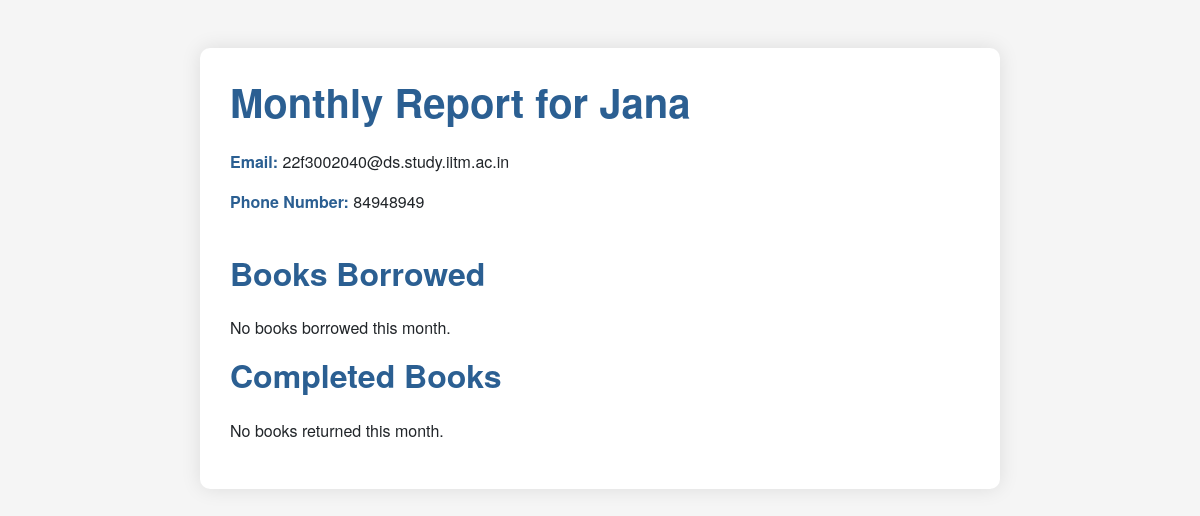
Before: /render/1 with the older database file.
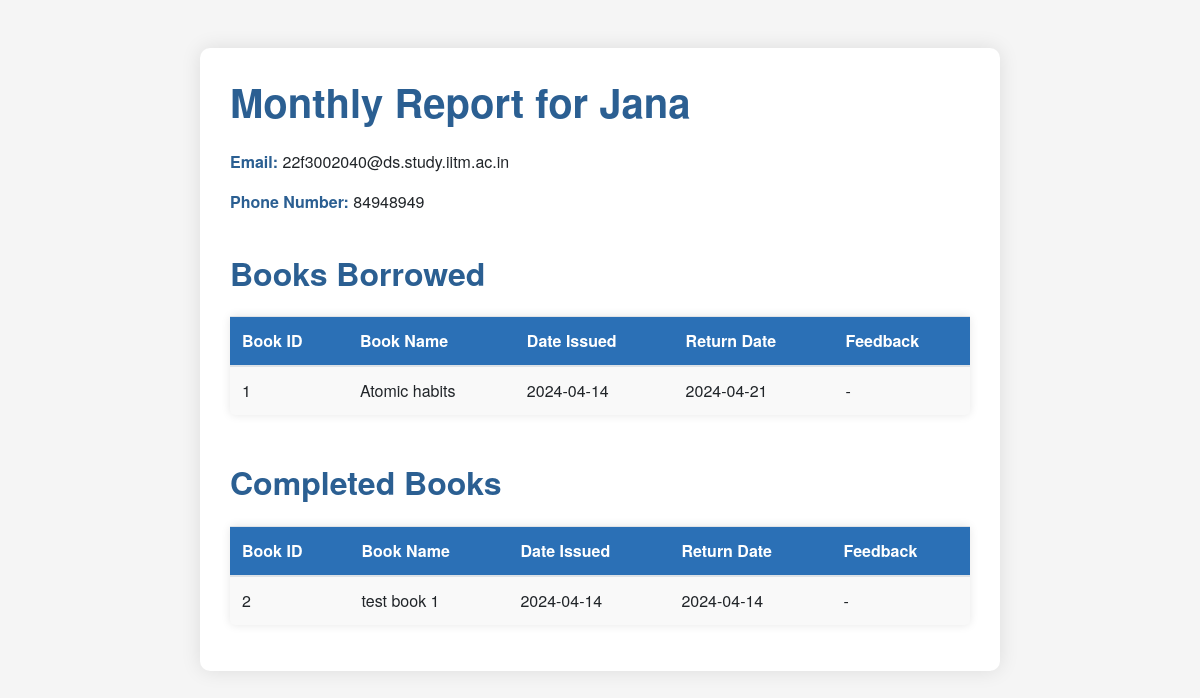
After: the same page with the newer database file.
### models.py (models this page shows)
class User(db.Model):
    id = db.Column(db.Integer, primary_key=True, autoincrement=True)
    username = db.Column(db.String(80), unique=True, nullable=False)
    email = db.Column(db.String(120), unique=True, nullable=False)
    number = db.Column(db.Integer, unique=True, nullable=False)
    password = db.Column(db.String(120), unique=True)
    role = db.Column(db.String(50), nullable=False, default='User')
    books = db.relationship('Book', secondary='user_books', lazy='subquery',
                            backref=db.backref('users', lazy=True))
    last_visited = db.Column(db.Date)

class Book(db.Model):
    id = db.Column(db.Integer, primary_key=True)
    name = db.Column(db.String(80), unique=True, nullable=False)
    content = db.Column(db.String, nullable=False)
    author = db.Column(db.String, nullable=False)
    image_filename = db.Column(db.String(255))
    section_id = db.Column(db.Integer, db.ForeignKey('section.id'))

class UserBooks(db.Model):
    __tablename__ = 'user_books'
    user_id = db.Column(db.Integer, db.ForeignKey('user.id'), primary_key=True)
    book_id = db.Column(db.Integer, db.ForeignKey('book.id'), primary_key=True)
    feedback = db.Column(db.String)
    date_issued = db.Column(db.Date, nullable=False, default=date.today())
    return_date = db.Column(db.Date, nullable=False,
                            default=date.today() + timedelta(days=7))
    returned_on = db.Column(db.Date, nullable=True)

### app.py (the view)
@app.route('/render/<user_id>')
def render(user_id):
    user = User.query.get(user_id)
    acquired_books = []
    returned_books =[]
    for book in user.books:
        book_data = {
            'id': book.id,
            'name': book.name
        }
        user_book = db.session.query(UserBooks).filter_by(
            user_id=user_id, book_id=book.id).first()
        book_data['date_issued'] = user_book.date_issued
        if user_book.returned_on:
            book_data['returned_on'] = user_book.returned_on
            returned_books.append(book_data)
        else:
            book_data['return_date'] = str(user_book.return_date)
            if user_book.return_date < date.today():
                returned_books.append(book_data)
            else:
                acquired_books.append(book_data)
    return render_template('report.html', user = user, books = acquired_books, returned_books = returned_books)

### templates/report.html (shortened to what this page needs)
<!DOCTYPE html>
<html lang="en">
<head>
    <link rel="stylesheet" href="https://maxcdn.bootstrapcdn.com/bootstrap/4.5.2/css/bootstrap.min.css">
</head>
<body>
    <div class="container my-5">
        <h1 class="mb-4 text-primary">Monthly Report for {{ user.username }}</h1>
        <div class="row mb-4">
            <div class="col-md-6">
                <p><strong class="text-primary">Email:</strong> {{ user.email }}</p>
                <p><strong class="text-primary">Phone Number:</strong> {{ user.number }}</p>
            </div>
        </div>
        <h2 class="mb-4 text-primary">Books Borrowed</h2>
        {% if books %}
        <table class="table table-hover mb-5">
            <thead class="bg-primary">
                <tr>
                    <th>Book ID</th>
                    <th>Book Name</th>
                    <th>Date Issued</th>
                    <th>Return Date</th>
                    <th>Feedback</th>
                </tr>
            </thead>
            <tbody>
                {% for book in books %}
                <tr>
                    <td>{{ book.id }}</td>
                    <td>{{ book.name }}</td>
                    <td>{{ book.date_issued }}</td>
                    <td>{{ book.return_date }}</td>
                    <td>{{ book.feedback or '-' }}</td>
                </tr>
                {% endfor %}
            </tbody>
        </table>
        {% else %}
        <p>No books borrowed this month.</p>
        {% endif %}
        <h2 class="mb-4 text-primary">Completed Books</h2>
        {% if returned_books %}
        <table class="table table-hover">
            <thead class="bg-primary">
                <tr>
                    <th>Book ID</th>
                    <th>Book Name</th>
                    <th>Date Issued</th>
                    <th>Return Date</th>
                    <th>Feedback</th>
                </tr>
            </thead>
            <tbody>
                {% for book in returned_books %}
                <tr>
                    <td>{{ book.id }}</td>
                    <td>{{ book.name }}</td>
                    <td>{{ book.date_issued }}</td>
                    <td>{{ book.returned_on }}</td>
                    <td>{{ book.feedback or '-' }}</td>
                </tr>
                {% endfor %}
            </tbody>
        </table>
        {% else %}
        <p>No books returned this month.</p>
        {% endif %}
    </div>
</body>
</html>

### templates/report.html (style rules this page uses)
body { font-family: 'Helvetica Neue', Helvetica, Arial, sans-serif; background-color: #f5f5f5; }
.container { max-width: 800px; background-color: #fff; padding: 30px; border-radius: 10px; box-shadow: 0 0 20px rgba(0, 0, 0, 0.1); }
h1, h2 { color: #1e568d; font-weight: 600; }
table { background-color: #f9f9f9; border-radius: 5px; box-shadow: 0 0 10px rgba(0, 0, 0, 0.1); }
th { background-color: #2b70b6; color: #fff; }
.text-primary { color: #2b5f92 !important; }
.bg-primary { background-color: #3273b4 !important; }

Changed rows visible on the page:
added Book: id "1", name "Atomic habits", date_issued "2024-04-14", return_date "2024-04-21", feedback "-", shown under "Books Borrowed"
added Book: id "2", name "test book 1", date_issued "2024-04-14", returned_on "2024-04-14", feedback "-", shown under "Completed Books"
Other visible differences:
text no longer shown: "No books borrowed this month. No books returned this month."
text now shown: "Book ID Book Name Date Issued Return Date Feedback Book ID Book Name Date Issued Return Date Feedback"
